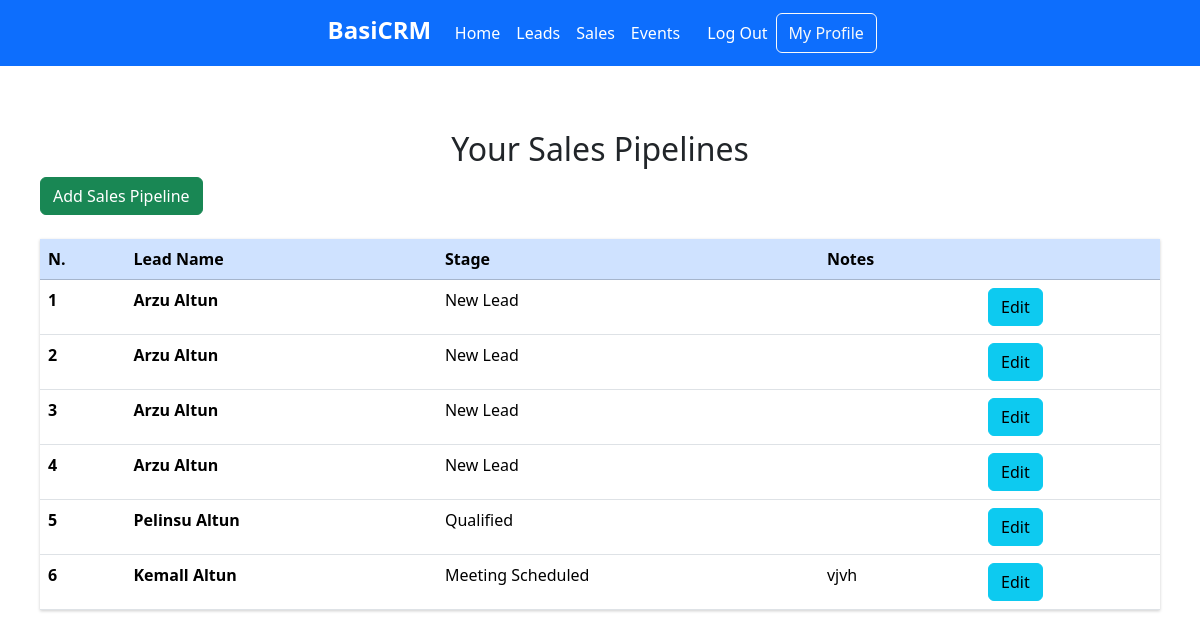
/pipelines (signed in), run on the app's committed database.
### CRMApp/models.py (models this page shows, shortened)
class Pipeline(models.Model):
    created_at=models.DateTimeField(auto_now_add=True)
    updated_at=models.DateTimeField(auto_now=True)
    user=models.ForeignKey(User, on_delete=models.CASCADE)
    contact=models.ForeignKey(Contact, on_delete=models.CASCADE)
    stage=models.CharField(max_length=50)
    notes=models.TextField()

class Contact(models.Model):
    created_at=models.DateTimeField(auto_now_add=True)
    updated_at=models.DateTimeField(auto_now=True)
    user=models.ForeignKey(User, on_delete=models.CASCADE)
    first_name=models.CharField(max_length=50)
    last_name=models.CharField(max_length=50, default="")
    organization_name=models.CharField(max_length=250, default="")
    organization=models.BooleanField(default=False)
    email=models.EmailField()
    phone=models.CharField(max_length=50)
    address=models.CharField(max_length=50)
    city=models.CharField(max_length=50)
    country=models.CharField(max_length=50)
    notes=models.TextField(default=None, blank=True, null=True)

### CRMApp/views.py (the view)
# urls.py: path('pipelines', views.get_pipelines, name="get_pipelines"),
def get_pipelines(request):
    if request.method=="GET":
        pipelines_all=Pipeline.objects.select_related('contact').filter(user_id=request.user.id)
        pipelines=pipelines_all
        return render(request, 'pages/get-pipelines.html',{'pipelines':pipelines, 'stage_names':stage_names})

### CRMApp/templatetags/custom_filters.py (called while the page is built)
@register.filter
def get_stage(dictionary, key):
    if isinstance(dictionary, dict):
        return dictionary.get(key, '')
    else:
        return ''

### templates/pages/get-pipelines.html (shortened to what this page needs)
{% extends "base.html"%}
{% block content %}
<br>
<div class="wrapper">
  <center>
    <h2>Your Sales Pipelines</h2>
  </center>
  <a href="/pipelines/add">
    <button type="button" class="btn btn-success">Add Sales Pipeline</button>
</a>
<br>
<br>
<table class="table table-hover ">
    <thead>
  <tr class="table-primary">
    <th scope="col">N.</th>
    <th scope="col">Lead Name</th>
    <th scope="col">Stage</th>
    <th scope="col">Notes</th>
    <th></th>
  </tr>
</thead>
<tbody>
  {% load custom_filters %}
    {% for item in pipelines %}
    <tr onclick="redirectTo('/pipelines/{{item.id}}')">
        <th scope="row">{{ forloop.counter }}</th>
        <th scope="row">{{ item.contact.first_name }} {{ item.contact.last_name }}</th>
        {% with stage_name=stage_names|get_stage:item.stage %}
        <td>{{ stage_name }}</td>
        {% endwith %}
        <td>{{ item.notes }}</td>
        <td>
          <a href="/pipelines/edit/{{ item.id }}">
            <button type="button" class="btn btn-info">Edit</button>
          </a>
      </td>
    </tr>
    {% endfor %}
</tbody>
</table>
</div>
{% endblock%}

### templates/base.html (shortened to what this page needs)
<!DOCTYPE html>
<html lang="en">
<head>
    {%load static%}
    <link rel="stylesheet" href="{% static 'css/table.css' %}">
    <link href="{% static 'css/bootstrap.css' %}" rel="stylesheet" />
</head>
<body>
  <nav class="navbar navbar-expand-lg bg-primary" data-bs-theme="dark">
    <div class="container-fluid">
      <div class="collapse navbar-collapse" id="navbarColor02">
        <h2><span class="badge badge-secondary">BasiCRM</span></h2>
        <ul class="navbar-nav me-auto mb-2 mb-lg-0">
          {% if user.is_authenticated %}
          <li class="nav-item">
            <a class="nav-link active" aria-current="page" href="/pipelines">Home</a>
          </li>
          <li class="nav-item">
            <a class="nav-link active" href="/contacts">Leads</a>
          </li>
          <li class="nav-item">
            <a class="nav-link active" href="/pipelines">Sales</a>
          </li>
          <li class="nav-item">
            <a class="nav-link active" href="/events">Events</a>
          {%endif%}
        </ul>
        <ul class="navbar-nav me-auto mb-2 mb-lg-0">
          {%if user.is_authenticated %}
        <li class="nav-item">
          <a class="nav-link active" href="/logout">Log Out</a>
        </li>
        <form class="d-flex" method="" action="{% url 'edit_account' %}">
          <button class="btn btn-outline-light" type="submit" >My Profile</button>
        </form>
        {%endif%}
      </ul>
      </div>
    </div>
  </nav>
  {% block content %} {% endblock%}
</body>
</html>

### CRMApp/static/css/table.css (style rules this page uses)
body { font-family: "Helvetica Neue", Helvetica, Arial; font-size: 14px; line-height: 20px; font-weight: 400; color: #3b3b3b; -webkit-font-smoothing: antialiased; font-smoothing: antialiased; background: white; }
.wrapper { margin: 0 auto; padding: 40px; max-width: 1300px; }
.table { margin: 0 0 40px 0; width: 100%; box-shadow: 0 1px 3px rgba(0, 0, 0, 0.2); display: table; }
:root { --grid-max-width: 40rem; --grid-width: 90%; --grid-gutter: 3%; }
:root { --html-font-size: 100%; --body-background-color: #f9f8f5; --body-color: #353535; --body-font-family: 'Roboto'; --body-font-family-fallback: sans-serif; --body-font-size: 1rem; --body-font-weight: 400; --body-line-height: 1.5; }
*, *::before, *::after { box-sizing: inherit; }
html { box-sizing: border-box; font-size: var(--html-font-size); height: 100%; }
body { background-color: var(--body-background-color); color: var(--body-color); font-family: var(--body-font-family), var(--body-font-family-fallback); font-size: var(--body-font-size); font-weight: var(--body-font-weight); line-height: var(--body-line-height); margin: 0; min-height: 100%; }
:root { --box-background-color: #fff; --box-padding-horizontal: 2rem; --box-padding-vertical: 3rem; }

### data on the page
Pipeline: contact.first_name "Arzu", contact.last_name "Altun", stage_name "New Lead"
Pipeline: contact.first_name "Arzu", contact.last_name "Altun", stage_name "New Lead"
Pipeline: contact.first_name "Arzu", contact.last_name "Altun", stage_name "New Lead"
Pipeline: contact.first_name "Arzu", contact.last_name "Altun", stage_name "New Lead"
Pipeline: contact.first_name "Pelinsu", contact.last_name "Altun", stage_name "Qualified"
Pipeline: contact.first_name "Kemall", contact.last_name "Altun", stage_name "Meeting Scheduled", notes "vjvh"
